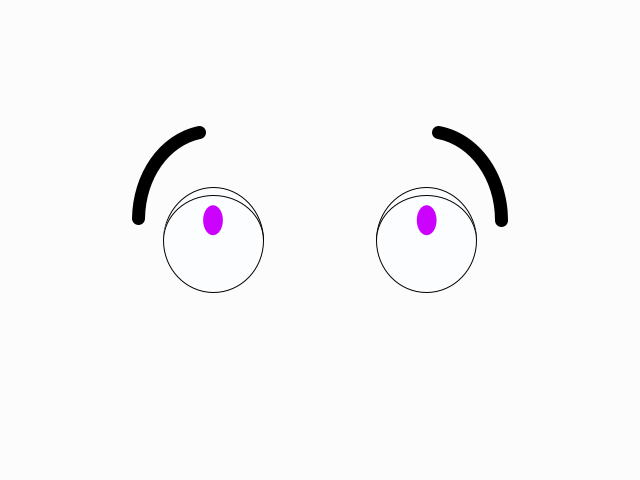
Frame 1 (no input)
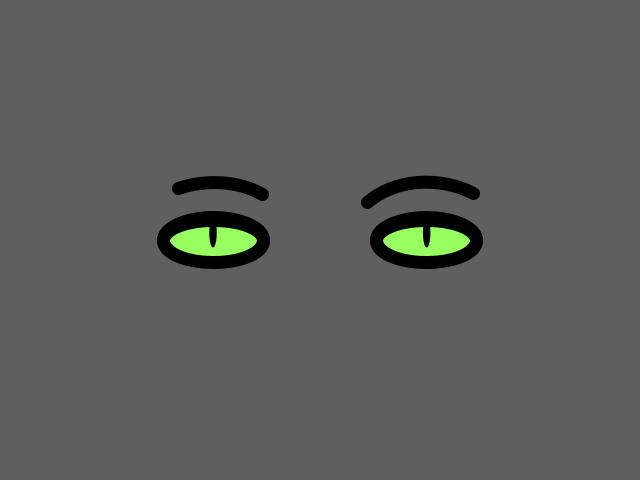
Frame 60 (the mouse pressed at the canvas centre just before this capture)
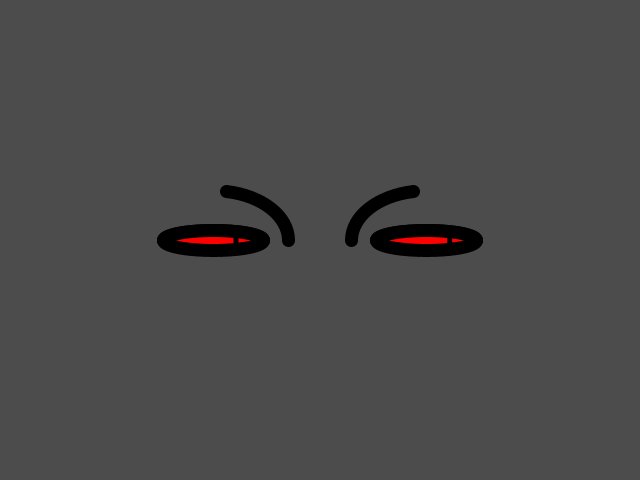
Frame 120 (the mouse held since frame 60 and released just before this capture)

The Processing sketch that drew these frames (run headless with seeded random() and noise(); from frame 60 on, the mouse is pressed at the canvas centre):

// Processing sketch: processing_9028
// ── processing_9028.pde

void setup(){
  size(640,480);
  smooth();
  colorMode(HSB,1);
  frameRate(20);
}


float boredom=0;
boolean pacing=false;
boolean movingRight=true;
float pupilDisplacement=0;

void draw(){
  
  float elasticMouseY=1;//(height-mouseY)/480.0;
  
  float speedX=(mouseX-pmouseX);//negative=left
  float speedY=(mouseY-pmouseY);//negative=up
  if(boredom<-12){
    boredom=0;
  }
  else if(boredom>height+20){
    boredom=height;
  }
  else if(abs(speedX)+abs(speedY)<10){
    boredom+=5;
  }
  else if(abs(speedX)+abs(speedY)>10){
    boredom-=5;
  }
  
  elasticMouseY*=(height-boredom)/height;

  
  fill(1,0,1);
  if(boredom<0&&boredom>=-5){background(1,1,1);}
  else if (boredom<-6){background(1,1,0);}
  else{background(1,0,constrain(elasticMouseY,.3,1));}
  
  fill(constrain(elasticMouseY-.1,0,.6),1-elasticMouseY,1);
  arc(width/3, height/2, 100,constrain(elasticMouseY*95+10,20,1000),radians(0),radians(180));//bottom half of left eye
  arc(width/3, height/2, 100,constrain(elasticMouseY*95+10,20,1000),radians(180),radians(360));//top half of left eye lid
  arc(width/3, height/2, 100,constrain(elasticMouseY*80+10,20,1000),radians(180),radians(360));//top half of left eye
  
  
  arc(width/3.0*2, height/2, 100,constrain(elasticMouseY*95+10,20,1000),radians(0),radians(180));//bottom half of right eye
  arc(width/3.0*2, height/2, 100,constrain(elasticMouseY*95+10,20,1000),radians(180),radians(360));//top half of right eye lid
  arc(width/3.0*2, height/2, 100,constrain(elasticMouseY*80+10,20,1000),radians(180),radians(360));//top half of right eye
  
  //fill(1,0,0);
  noStroke();
  fill(constrain(elasticMouseY,.6,.8),elasticMouseY,round(elasticMouseY));

  if(boredom>=height){pacing=true;}
  else{pacing=false; pupilDisplacement=0;}

  if(pacing){
    if(movingRight){
    pupilDisplacement++;}
    if(pupilDisplacement>30){
    movingRight=false;}
    if(!movingRight){
    pupilDisplacement--;}
    if(pupilDisplacement<-30){
    movingRight=true;}
  }
  ellipse(width/3+pupilDisplacement,height/2-elasticMouseY*20,constrain(elasticMouseY*20,5,30),30);//left pupil
  ellipse(width/3.0*2+pupilDisplacement,height/2-elasticMouseY*20,constrain(elasticMouseY*20,5,30),30);//left pupil
  stroke(1,0,0);
  
  noFill();
  strokeWeight(13);
  arc(width/3,height/2-10*elasticMouseY*2,150,constrain(elasticMouseY*170+10,100,1000),radians(280-constrain(elasticMouseY*100,0,100)),radians(360-constrain(elasticMouseY*130,0,100)));//left eyebrow
  arc(width/3.0*2,height/2-10*elasticMouseY*2,150,constrain(elasticMouseY*170+10,100,1000),radians(180+constrain(elasticMouseY*100,0,100)),radians(260+constrain(elasticMouseY*130,0,100)));//right eyebrow    
  //strokeWeight(1);
  
  if(mousePressed){
  
  
  
}

  
  
}
